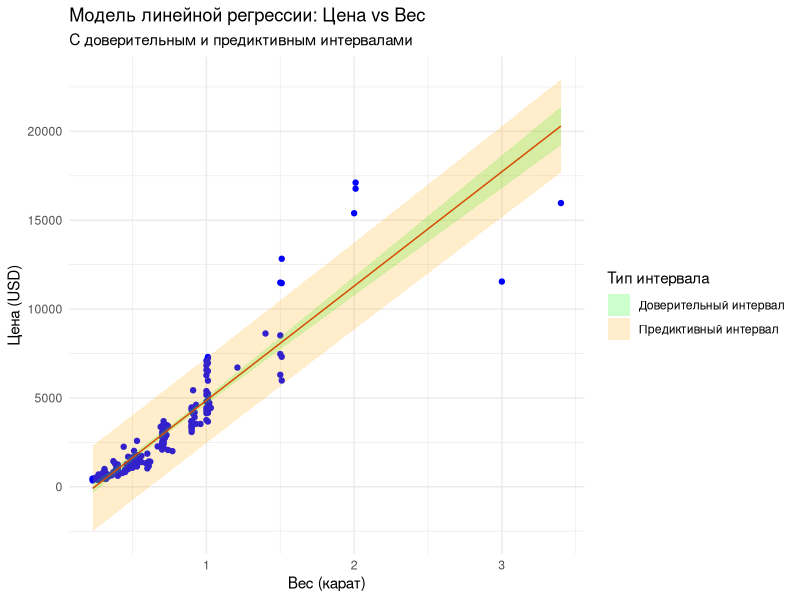

Generate this figure with R:
# Подключение библиотеки ggplot2
library(ggplot2)

# Установка рабочей директории
setwd("/Users/daniil/Desktop/Обучение/BigData/datasets")

# Загрузка данных из файла
diamonds <- read.csv(file = "rand5.csv", header = TRUE, sep = ",")

#Проверка на существованиние Nan элементов diamonds
anyNA(diamonds)

# Вывод первых строк датасета для проверки его корректности 
head(diamonds)

# Выводим уникальные значения столбца color и выбираем два худших
sort(unique(diamonds$color))
worst_colors <- sort(unique(diamonds$color))[1:2]
worst_colors

# Выводим уникальные значения столбца cut и выбираем два худших
sort(unique(diamonds$cut))
worst_cuts <- sort(unique(diamonds$cut))[1:2]
worst_cuts

# Создаем подмножество данных, соответствующее выбранным условиям
subset <- diamonds[(diamonds$cut %in% worst_cuts) & 
                     (diamonds$color %in% worst_colors), ]

#Проверка на существованиние Nan элементов в subset


# Вывод первых строк подмножества для проверки корректности фильтрации
head(subset)

# Построение линейной модели, где price - зависимая переменная, а carat - регрессор
lm <- lm(price ~ carat, data = subset)

# Выводим сводку модели
s <- summary(lm)
s

# Вычисляем максимальный вес (carat) в подмножестве
max_carat <- max(subset$carat)
max_carat

# Увеличиваем максимальный вес на 5%, 10%, 15% для прогнозирования
max_carats <- max_carat * c(1.05, 1.10, 1.15)
max_carats

# Создаем новый датафрейм для прогнозов
new_data <- data.frame(carat = max_carats)
new_data

# Точечные прогнозы
point_predictions <- predict(lm, newdata = new_data)

# Прогнозы с предиктивными и доверительными интервалами
predictions_pred <- predict(lm, newdata = new_data, 
                            interval = "prediction", level = 0.95)[, -1]
predictions_conf <- predict(lm, newdata = new_data, 
                            interval = "confidence", level = 0.95)[, -1]

results_table <- data.frame(
  Carat = new_data$carat,
  Point_Pred = point_predictions,
  Pred_Lwr = predictions_pred[, "lwr"],
  Pred_Upr = predictions_pred[, "upr"],
  Conf_Lwr = predictions_conf[, "lwr"],
  Conf_Upr = predictions_conf[, "upr"]
)

results_table


# Создаем последовательность значений веса для построения графика
carat_range <- subset$carat
head(carat_range)

# Создаем датафрейм для визуализации
plot_data <- data.frame(carat = carat_range)


head(plot_data)


# Получаем прогнозы для визуализации с доверительным интервалом
visual_predictions_conf <- predict(lm, newdata = plot_data, interval = "confidence", level = 0.95)
visual_predictions_conf <- as.data.frame(visual_predictions_conf)
visual_predictions_conf$carat <- carat_range
visual_predictions_conf$IntervalType <- "Доверительный интервал"

# Получаем прогнозы для визуализации с предиктивным интервалом
visual_predictions_pred <- predict(lm, newdata = plot_data, interval = "prediction", level = 0.95)
visual_predictions_pred <- as.data.frame(visual_predictions_pred)
visual_predictions_pred$carat <- carat_range
visual_predictions_pred$IntervalType <- "Предиктивный интервал"

# Объединяем доверительный и предиктивный интервалы в один датафрейм
combined_predictions <- rbind(
  visual_predictions_conf[, c("carat", "lwr", "upr", "IntervalType")],
  visual_predictions_pred[, c("carat", "lwr", "upr", "IntervalType")]
)

# Строим график модели линейной регрессии с доверительным и предиктивным интервалами
ggplot(subset, aes(x = carat, y = price)) +
  geom_point(color = "blue") +  # Исходные данные
  geom_line(data = visual_predictions_conf, aes(x = carat, y = fit), color = "red") +  # Линия регрессии
  geom_ribbon(data = combined_predictions, 
              aes(x = carat, ymin = lwr, ymax = upr, fill = IntervalType), 
              alpha = 0.2, inherit.aes = FALSE) +  # Доверительный и предиктивный интервалы
  labs(title = "Модель линейной регрессии: Цена vs Вес",
       subtitle = "С доверительным и предиктивным интервалами",
       x = "Вес (карат)",
       y = "Цена (USD)",
       fill = "Тип интервала") +  # Заголовок легенды
  scale_fill_manual(values = c("Доверительный интервал" = "green", 
                               "Предиктивный интервал" = "orange")) +  # Цвета интервалов
  theme_minimal() +
  theme(legend.position = "right")  # Размещение легенды справа